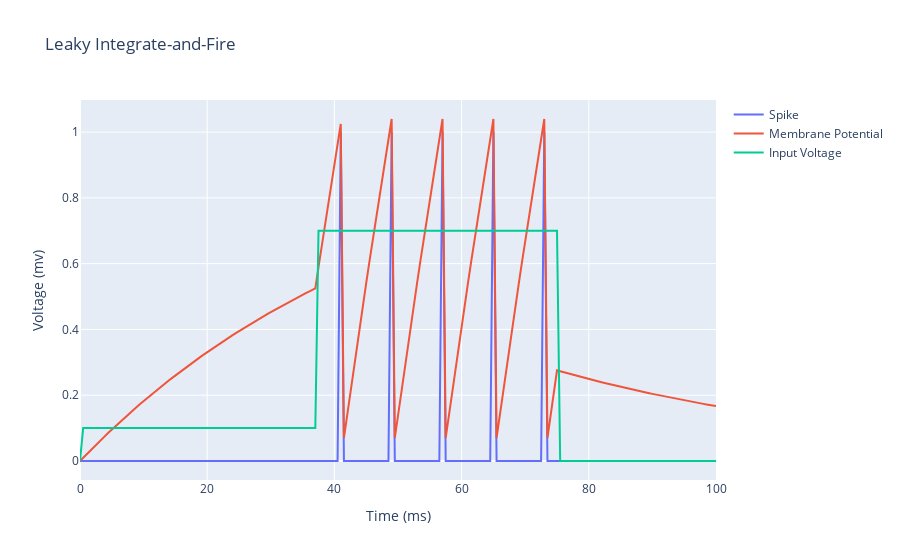

The cell this chart's notebook holds for it:
### Code cell
sim = lif( rm=10, cm=10, input1 = .1, input2 = .7, vt=1, vr = 0)
sim.simulate(75, 150)
sim.neuron.plot_graph()
# print(sim.neuron.v)
# print(sim.neuron.vm)
# print(sim.neuron.spikes)

### Figure 1 — Plotly figure (JSON) as saved in the notebook; plotly's stock layout.template omitted (floating-point values rounded to 4 significant figures; data arrays with more than 128 entries replaced by an {"elided": "..."} marker saying what was removed)
{"data": [{"mode": "lines", "name": "Spike", "type": "scatter", "x": {"elided": "202 float values"}, "y": {"elided": "201 int values"}}, {"mode": "lines", "name": "Membrane Potential", "type": "scatter", "x": {"elided": "202 float values"}, "y": {"elided": "201 float values"}}, {"mode": "lines", "name": "Input Voltage", "type": "scatter", "x": {"elided": "202 float values"}, "y": {"elided": "201 float values"}}], "layout": {"title": {"text": "Leaky Integrate-and-Fire"}, "xaxis": {"title": {"text": "Time (ms)"}}, "yaxis": {"title": {"text": "Voltage (mv)"}}}}
